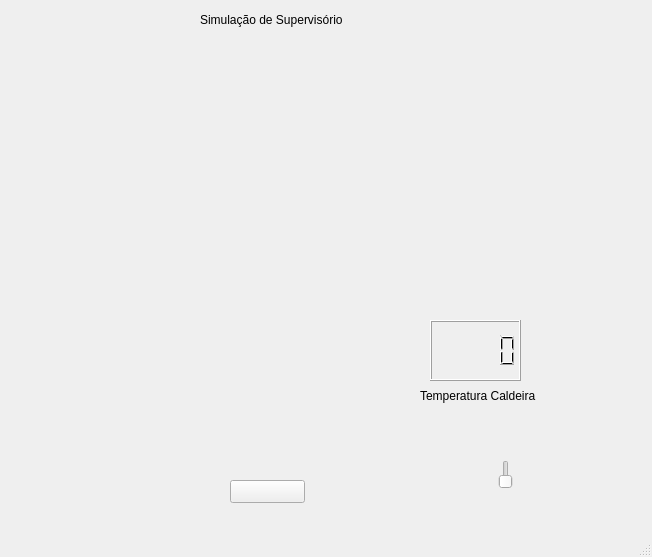
<?xml version="1.0" encoding="UTF-8"?>
<ui version="4.0">
 <class>MainWindow</class>
 <widget class="QMainWindow" name="MainWindow">
  <property name="geometry">
   <rect>
    <x>0</x>
    <y>0</y>
    <width>652</width>
    <height>557</height>
   </rect>
  </property>
  <property name="windowTitle">
   <string>MainWindow</string>
  </property>
  <widget class="QWidget" name="centralwidget">
   <widget class="Dial_2" name="dial_2Widget">
    <property name="geometry">
     <rect>
      <x>0</x>
      <y>30</y>
      <width>196</width>
      <height>196</height>
     </rect>
    </property>
    <property name="toolTip">
     <string>Dial Widget 2</string>
    </property>
    <property name="whatsThis">
     <string>SCADA Dial 2</string>
    </property>
   </widget>
   <widget class="Dial_3" name="dial_3Widget">
    <property name="geometry">
     <rect>
      <x>200</x>
      <y>40</y>
      <width>186</width>
      <height>186</height>
     </rect>
    </property>
    <property name="toolTip">
     <string>Dial Widget 3</string>
    </property>
    <property name="whatsThis">
     <string>SCADA Dial 3</string>
    </property>
   </widget>
   <widget class="Dial_1" name="dial_1Widget">
    <property name="geometry">
     <rect>
      <x>0</x>
      <y>230</y>
      <width>196</width>
      <height>196</height>
     </rect>
    </property>
    <property name="toolTip">
     <string>Dial Widget 1</string>
    </property>
    <property name="whatsThis">
     <string>Widgets SCADA dial</string>
    </property>
   </widget>
   <widget class="Dial" name="dial_Widget">
    <property name="geometry">
     <rect>
      <x>200</x>
      <y>240</y>
      <width>202</width>
      <height>202</height>
     </rect>
    </property>
    <property name="toolTip">
     <string>Dial Widget</string>
    </property>
    <property name="whatsThis">
     <string>Dial SCADA</string>
    </property>
   </widget>
   <widget class="Thermometer" name="thermometer">
    <property name="geometry">
     <rect>
      <x>430</x>
      <y>20</y>
      <width>121</width>
      <height>311</height>
     </rect>
    </property>
    <property name="toolTip">
     <string>Thermometer Widget</string>
    </property>
    <property name="whatsThis">
     <string>SCADA Thermometer</string>
    </property>
   </widget>
   <widget class="Thermo" name="thermo">
    <property name="geometry">
     <rect>
      <x>530</x>
      <y>20</y>
      <width>93</width>
      <height>401</height>
     </rect>
    </property>
    <property name="toolTip">
     <string>Thermo Widget</string>
    </property>
    <property name="whatsThis">
     <string>SCADA Thermo</string>
    </property>
   </widget>
   <widget class="Display" name="display_2">
    <property name="geometry">
     <rect>
      <x>420</x>
      <y>380</y>
      <width>151</width>
      <height>31</height>
     </rect>
    </property>
    <property name="toolTip">
     <string>Display Widget</string>
    </property>
    <property name="whatsThis">
     <string>Display SCADA</string>
    </property>
    <property name="text">
     <string>Temperatura Caldeira</string>
    </property>
   </widget>
   <widget class="Display" name="display">
    <property name="geometry">
     <rect>
      <x>200</x>
      <y>10</y>
      <width>221</width>
      <height>20</height>
     </rect>
    </property>
    <property name="toolTip">
     <string>Display Widget</string>
    </property>
    <property name="whatsThis">
     <string>Display SCADA</string>
    </property>
    <property name="text">
     <string>Simulação de Supervisório</string>
    </property>
   </widget>
   <widget class="OnOffButton" name="onOffButton">
    <property name="geometry">
     <rect>
      <x>230</x>
      <y>480</y>
      <width>75</width>
      <height>23</height>
     </rect>
    </property>
    <property name="toolTip">
     <string>OnOffButton Widget</string>
    </property>
    <property name="whatsThis">
     <string>SCADA OnOffButton</string>
    </property>
   </widget>
   <widget class="Led" name="led">
    <property name="geometry">
     <rect>
      <x>60</x>
      <y>430</y>
      <width>88</width>
      <height>88</height>
     </rect>
    </property>
    <property name="toolTip">
     <string>Led Widget</string>
    </property>
    <property name="whatsThis">
     <string>Led SCADA</string>
    </property>
   </widget>
   <widget class="Slider" name="slider">
    <property name="geometry">
     <rect>
      <x>410</x>
      <y>460</y>
      <width>191</width>
      <height>29</height>
     </rect>
    </property>
    <property name="toolTip">
     <string>Slider Widget</string>
    </property>
    <property name="whatsThis">
     <string>SCADA Slider</string>
    </property>
   </widget>
   <widget class="DisplayLCD" name="displayLCD">
    <property name="geometry">
     <rect>
      <x>430</x>
      <y>320</y>
      <width>91</width>
      <height>61</height>
     </rect>
    </property>
    <property name="toolTip">
     <string>DisplayLCD Widget</string>
    </property>
    <property name="whatsThis">
     <string>DisplayLCD SCADA</string>
    </property>
   </widget>
  </widget>
  <widget class="QMenuBar" name="menubar">
   <property name="geometry">
    <rect>
     <x>0</x>
     <y>0</y>
     <width>652</width>
     <height>21</height>
    </rect>
   </property>
  </widget>
  <widget class="QStatusBar" name="statusbar"/>
 </widget>
 <customwidgets>
  <customwidget>
   <class>Dial_1</class>
   <extends>QwtDial</extends>
   <header>dial_1</header>
  </customwidget>
  <customwidget>
   <class>Dial_2</class>
   <extends>QwtDial</extends>
   <header>dial_2</header>
  </customwidget>
  <customwidget>
   <class>Dial_3</class>
   <extends>QwtDial</extends>
   <header>dial_3</header>
  </customwidget>
  <customwidget>
   <class>Dial</class>
   <extends>QwtDial</extends>
   <header>dial</header>
  </customwidget>
  <customwidget>
   <class>Display</class>
   <extends>QLabel</extends>
   <header>display</header>
  </customwidget>
  <customwidget>
   <class>DisplayLCD</class>
   <extends>QLCDNumber</extends>
   <header>lcd</header>
  </customwidget>
  <customwidget>
   <class>Led</class>
   <extends>QWidget</extends>
   <header>led</header>
  </customwidget>
  <customwidget>
   <class>OnOffButton</class>
   <extends>QPushButton</extends>
   <header>onOfButton</header>
  </customwidget>
  <customwidget>
   <class>Slider</class>
   <extends>QSlider</extends>
   <header>slider</header>
  </customwidget>
  <customwidget>
   <class>Thermometer</class>
   <extends>QWidget</extends>
   <header>thermometer</header>
  </customwidget>
  <customwidget>
   <class>Thermo</class>
   <extends>QWidget</extends>
   <header>thermo</header>
  </customwidget>
  <customwidget>
   <class>QwtDial</class>
   <extends>QWidget</extends>
   <header>qwt_dial.h</header>
  </customwidget>
 </customwidgets>
 <resources/>
 <connections/>
</ui>
